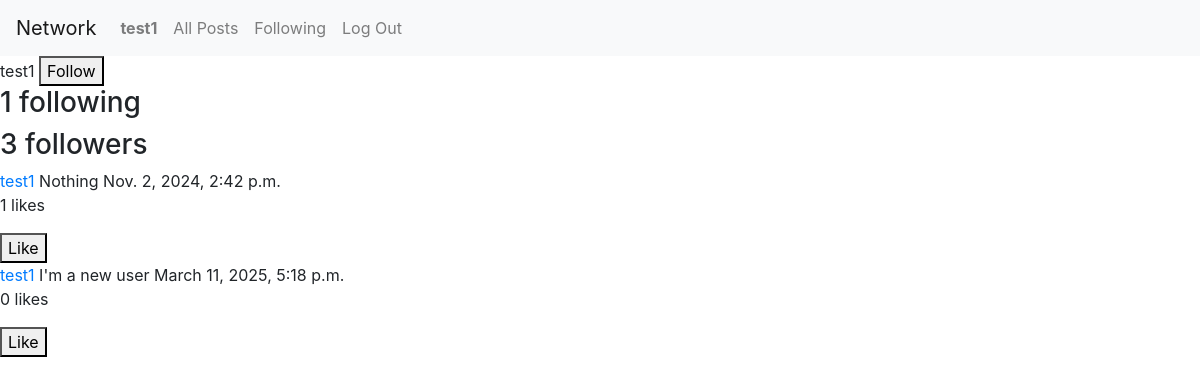
The page /user_profile/test1 (signed in) on the database its author committed.
### network/models.py (models this page shows, shortened)
class User(AbstractUser):
    pass

class Follower(models.Model):
    user = models.ForeignKey(User, on_delete=models.CASCADE)
    followers_list = models.ManyToManyField(User, related_name="followers")
    following_list = models.ManyToManyField(User, related_name="following")
    following_count = models.IntegerField()
    followers_count = models.IntegerField()
    liked_posts = models.ManyToManyField(Post, related_name='liked_list')

class Post(models.Model):
    post_username = models.ForeignKey(User, related_name="posts", on_delete=models.CASCADE)
    post_content = models.TextField()
    date = models.DateTimeField(auto_now_add=True)
    likes = models.IntegerField()

### network/views.py (the view)
# urls.py: path('user_profile/<str:username>', views.user_profile, name='user_profile'),
def user_profile(request, username):
    user_stats = Follower.objects.get(user__username = username)
    user_posts = Post.objects.filter(post_username__username=username).all()
    main_user_liked_post_list = Follower.objects.get(user=request.user).liked_posts.all()
    return render(request, "network/user_profile.html", {
        "user_stats" : user_stats,
        "user_posts" : user_posts,
        "main_user_liked_post_list" : main_user_liked_post_list
    })

### network/templates/network/user_profile.html (shortened to what this page needs)
{% extends "network/layout.html" %}
{% block body %}
{{ user_stats.user.username }}
<button class="follow-button" data-username="{{ user_stats.user.username }}">Follow</button>
<h3>{{ user_stats.following_count }} following</h3>
<h3>{{ user_stats.followers_count }} followers</h3>
{% for post in user_posts %}
<div>
    <a href="{% url 'user_profile' username=post.post_username %}">{{ post.post_username }}</a>
    {{ post.post_content }}
    {{ post.date }}
    <p class="like-count">{{ post.likes }} likes</p>
    {% if post in main_user_liked_post_list %}
        <button class="unlike-button" data-post-id="{{ post.id }}">unlike</button>
        <button style="display: none;" class="like-button" data-post-id="{{ post.id }}">like</button>
    {% else %}
        <button class="like-button" data-post-id="{{ post.id }}">Like</button>
    {% endif %}
</div>
{% endfor %}
{% endblock %}

### network/templates/network/layout.html (shortened to what this page needs)
{% load static %}
<!DOCTYPE html>
<html lang="en">
    <head>
        <link rel="stylesheet" href="https://stackpath.bootstrapcdn.com/bootstrap/4.4.1/css/bootstrap.min.css">
        <link href="{% static 'network/styles.css' %}" rel="stylesheet">
    </head>
    <body>
        <nav class="navbar navbar-expand-lg navbar-light bg-light">
            <a class="navbar-brand" href="#">Network</a>
            <div>
              <ul class="navbar-nav mr-auto">
                {% if user.is_authenticated %}
                    <li class="nav-item">
                        <a class="nav-link" href="{% url 'profile' %}"><strong>{{ user.username }}</strong></a>
                    </li>
                {% endif %}
                <li class="nav-item">
                  <a class="nav-link" href="{% url 'index' %}">All Posts</a>
                </li>
                {% if user.is_authenticated %}
                    <li class="nav-item">
                        <a class="nav-link" href="#">Following</a>
                    </li>
                    <li class="nav-item">
                        <a class="nav-link" href="{% url 'logout' %}">Log Out</a>
                    </li>
                {% endif %}
              </ul>
            </div>
          </nav>
        <div class="body">
            {% block body %}
            {% endblock %}
        </div>
    </body>
</html>

### rows shown on the page
User: username "test1"
Follower: user.username "test1", following_count "1", followers_count "3"
Post: post_username "test1", post_content "Nothing", date "Nov. 2, 2024, 2:42 p.m.", likes "1"
Post: post_username "test1", post_content "I'm a new user", date "March 11, 2025, 5:18 p.m.", likes "0"
